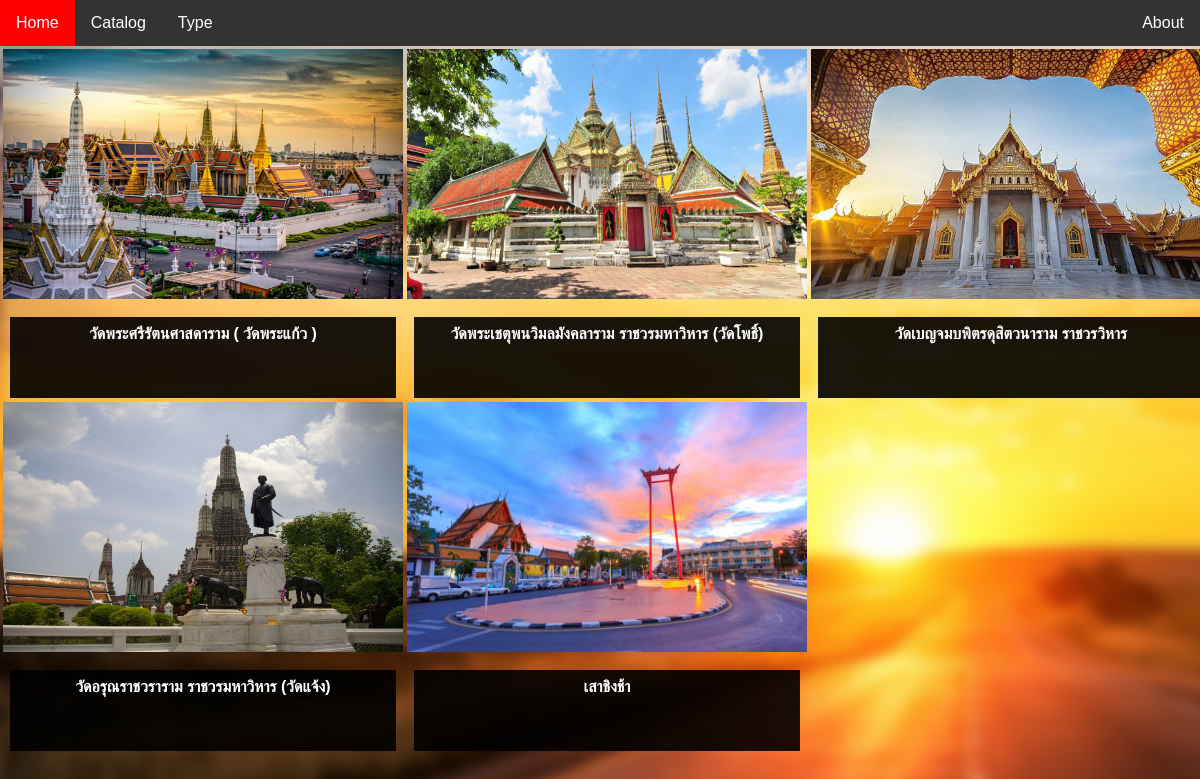
Page /thefilter/Historical Attraction on the committed database.
### myplace/models.py (models this page shows)
class Place(models.Model):
      place_name              = models.CharField(max_length=200)
      place_thai_name         = models.CharField(max_length=200)
      place_type              = models.CharField(max_length=200)

### myplace/views.py (the view)
# urls.py: url(r'^thefilter/(?P<typenaja>[A-Za-z ]+)$', views.thefilter, name='thefilter'),
def thefilter(request, typenaja):
    image = Place.objects.filter(place_type=typenaja)
    the_type = Type.objects.all()
    return render(request,'myplace/catalog.html',{'image':image,'the_type':the_type})

### myplace/templates/myplace/catalog.html (shortened to what this page needs)
<html>
<head>
</head>
<body>
{% load static %}
<link rel="stylesheet" type="text/css" href="{% static 'myplace/catalog-style.css' %}" />
<ul>
  <li><a href="{% url 'myplace:index' %}" method="get">Home</a></li>
  <li><a href="{% url 'myplace:catalog' %}" method="get">Catalog</a></li>
  <li class="dropdown">
    <a href="javascript:void(0)" class="dropbtn">Type</a>
  </li>
<li class="right"><a href="{% url 'myplace:about' %}" method="get">About</a></li>
</ul>
<table>
<tr>
{% for select in image %}
{% if forloop.counter <= 3 %}
<td><a href="{% url 'myplace:details' select.id %}" method="get">
  <center><img src="{% static '/myplace/' %}{{ select.place_name }}/index.jpg" style="width:400px;height:250px" /></center>
</a><br>
<b><center><div class="blackbox" style="width:370px;height:65px">{{ select.place_thai_name }}</center></div></b>
</td>
{% endif %}
{% endfor %}
</tr>
<tr>
{% for select in image %}
{% if forloop.counter > 3 and forloop.counter <= 6 %}
<td><a href="{% url 'myplace:details' select.id %}" method="get">
  <center><img src="{% static '/myplace/' %}{{ select.place_name }}/index.jpg" style="width:400px;height:250px" /></center>
</a><br>
<b><center><div class="blackbox" style="width:370px;height:65px">{{ select.place_thai_name }}</center></div></b>
</td>
{% endif %}
{% endfor %}
</tr>
</body>
</html>

### myplace/static/myplace/catalog-style.css (style rules this page uses)
img { width:40% ; height:40% ; }
body { background-image:url(images/background.png) ; width:100%; height:100%; font-family: Verdana,sans-serif;margin:0 }
ul { list-style-type: none; margin: 0; padding: 0; overflow: hidden; background-color: #333; }
div.blackbox { background-color:rgba(0,0,0,0.9); color:white; width:450px; height: 35px; padding: 8px; }
li { float: left; }
li a, .dropbtn { display: inline-block; color: white; text-align: center; padding: 14px 16px; text-decoration: none; }
li.dropdown { display: inline-block; }
li.right { float:right; }

### rows in the picture
Place: place_name (picture), place_thai_name "วัดพระศรีรัตนศาสดาราม ( วัดพระแก้ว )"
Place: place_name (picture), place_thai_name "วัดพระเชตุพนวิมลมังคลาราม ราชวรมหาวิหาร (วัดโพธิ์)"
Place: shows a picture, place_thai_name "วัดเบญจมบพิตรดุสิตวนาราม ราชวรวิหาร"
Place: place_name (picture), place_thai_name "วัดอรุณราชวราราม ราชวรมหาวิหาร (วัดแจ้ง)"
Place: place_name (picture), place_thai_name "เสาชิงช้า"
